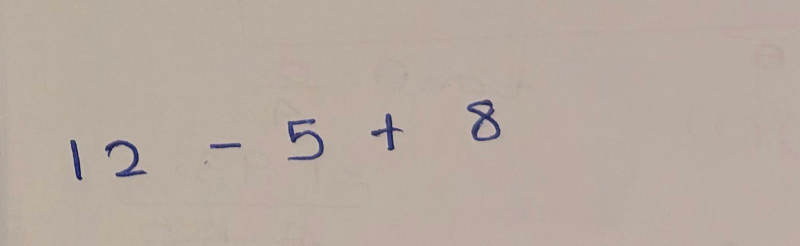
#> input picture member_sources/member_2/testimages/testcase1.jpeg, 1600 x 491 px (shown at 1/2 size)
$ python -i debug_operators.py   (imports and definitions only)
#> lines starting #> are read from the running program, lines starting #| are printed output that depends on the picture; after the words box and inside, x2 and y2 are one past the last pixel; in counts of white or black regions, pixels touching at a corner belong together
import cv2
import numpy as np
from pathlib import Path


# ==================================================
# CONFIGURATION
# ==================================================

PROJECT_DIR = Path(__file__).resolve().parent

RESULTS_DIR = (
    PROJECT_DIR
    / "member_sources"
    / "member_2"
    / "results"
)

# Test both division and multiplication.
TEST_CASES = {
    "testcase7": "24/6",
    "testcase11": "6*4"
}


# ==================================================
# ANALYSE CHARACTER SHAPE
# ==================================================

def analyse_character(image_path):
    """
    Analyse one segmented character.

    Measurements:
        - Aspect ratio
        - Horizontal strength
        - Vertical strength
        - Corner density
        - Diagonal strengths
        - Overall density
        - Connected component count
    """

    # Step 1: Load the character image.
    gray = cv2.imread(
        str(image_path),
        cv2.IMREAD_GRAYSCALE
    )
#> gray: shape (491, 1600); min 9, max 198, mean 173.2

    if gray is None:
        print(f"ERROR: Cannot load {image_path.name}")
        return

    # Step 2: Convert to binary.
    # White foreground on black background.
    _, binary = cv2.threshold(
        gray,
        0,
        255,
        cv2.THRESH_BINARY + cv2.THRESH_OTSU
    )
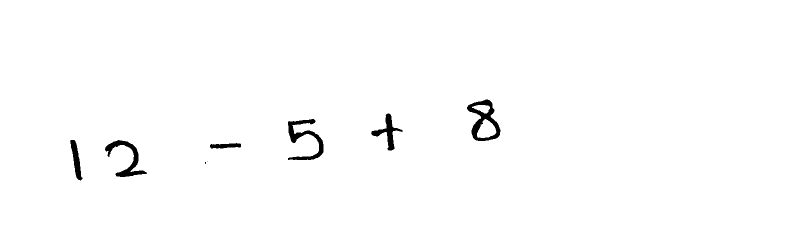
#> binary: shape (491, 1600) (shown at 1/2 size); 98.9% white; 8 black regions (2 under 20 px), largest, box (x1, y1, x2, y2) and area: (934, 199, 1001, 282) 2120, (576, 238, 647, 320) 1897, (210, 280, 294, 354) 1697, (742, 227, 805, 301) 1238, (140, 280, 165, 361) 892, (420, 286, 482, 297) 488

    # Step 3: Find character boundaries.
    points = cv2.findNonZero(binary)
#> points = contour of 777260 points, box (x1, y1, x2, y2) (0, 0, 1600, 491), area 0

    if points is None:
        print(f"{image_path.stem}: Empty character")
        return

    x, y, w, h = cv2.boundingRect(points)
#> x = 0; y = 0; w = 1600; h = 491

    if w == 0 or h == 0:
        print(f"{image_path.stem}: Invalid dimensions")
        return

    # Step 4: Crop the character.
    crop = binary[y:y + h, x:x + w]

    # Step 5: Calculate aspect ratio.
    aspect_ratio = w / h
#> aspect_ratio = 3.26

    # ==================================================
    # CONNECTED COMPONENT ANALYSIS
    # ==================================================

    # Count separate white components in the image.
    num_labels, labels, stats, centroids = (
        cv2.connectedComponentsWithStats(
            crop,
            connectivity=8
        )
    )
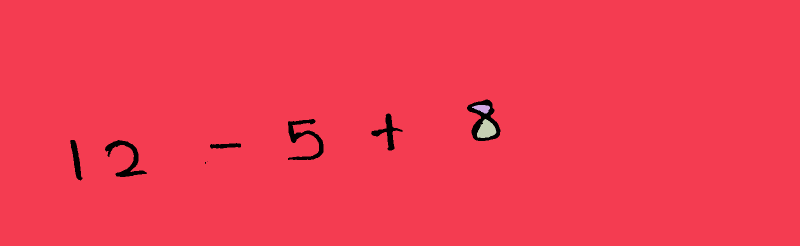
#> labels: shape (491, 1600) int32 (shown at 1/2 size); 4 distinct labels, from 0 to 3; one colour per label, 0 black
#> num_labels = 4; stats = [[140, 199, 861, 162, 8340], [0, 0, 1600, 491, 775888], [944, 210, 36, 17, 387], [954, 238, 39, 38, 985]]; centroids = [[593.8, 279.2], [801.4, 244.6], [964.3, 216.5], [972.6, 259.3]]

    # Subtract the background component.
    component_count = num_labels - 1
#> component_count = 3

    # Get component sizes.
    component_areas = []

    for index in range(1, num_labels):
        area = int(
            stats[index, cv2.CC_STAT_AREA]
        )

        component_areas.append(area)
#> this loop made 3 passes
#> area on passes 1 to 3: 775888, 387, 985
#> after the loop, component_areas = [775888, 387, 985]

    # ==================================================
    # SHAPE ANALYSIS
    # ==================================================

    # Resize to 40x40 for consistent measurements.
    resized = cv2.resize(
        crop,
        (40, 40),
        interpolation=cv2.INTER_NEAREST
    )
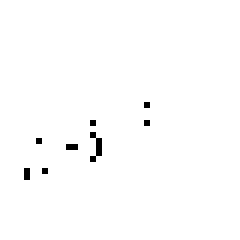
#> resized: shape (40, 40) (shown 6 times larger); 99.1% white; black in thin lines or dots, all inside (x1, y1, x2, y2) = (4, 17, 25, 30)

    foreground = resized > 0

    # Horizontal stroke strength.
    horizontal = np.mean(
        foreground[17:23, :]
    )
#> horizontal = 0.983

    # Vertical stroke strength.
    vertical = np.mean(
        foreground[:, 17:23]
    )
#> vertical = 1

    # Corner density.
    corners = [
        foreground[:10, :10],
        foreground[:10, -10:],
        foreground[-10:, :10],
        foreground[-10:, -10:]
    ]

    corner_density = np.mean([
        np.mean(corner)
        for corner in corners
    ])
#> corner_density = 1

    # Diagonal strengths.
    diagonal_1 = np.mean(
        np.diag(foreground)
    )
#> diagonal_1 = 1

    diagonal_2 = np.mean(
        np.diag(np.fliplr(foreground))
    )
#> diagonal_2 = 0.975

    # Overall foreground density.
    overall_density = np.mean(foreground)
#> overall_density = 0.991

    # ==================================================
    # DISPLAY RESULTS
    # ==================================================

#> (the run stopped early here; a loop or call above may not have finished)
